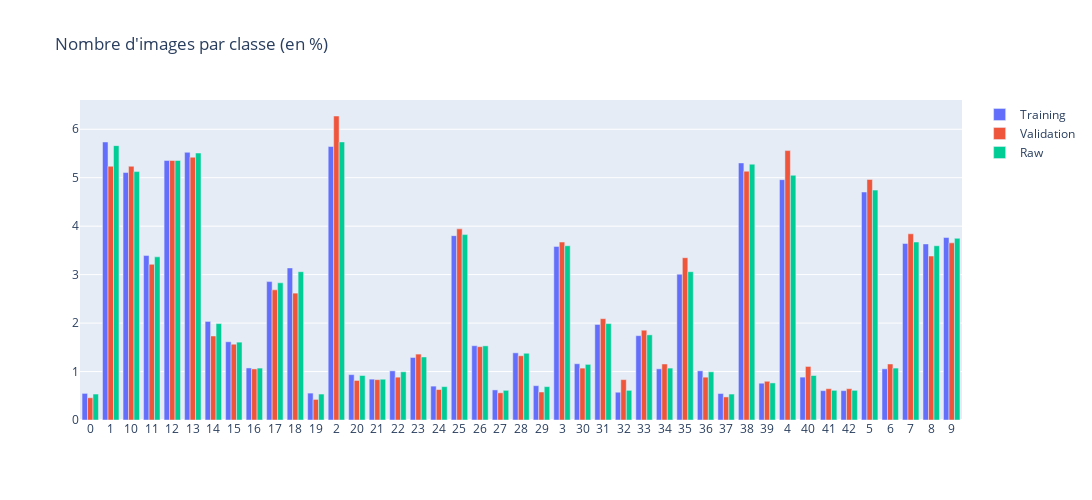

The notebook cell this image was saved under:
### Markdown cell above
Continuons avec la repartition dans le training et la validation.

### Code cell
train_count = {}
train_total = 0

valid_count = {}
valid_total = 0

for image, label in train_dataset :
    if raw_data.classes[label] in train_count :
        train_count[raw_data.classes[label]] += 1
    else :
        train_count[raw_data.classes[label]] = 1
    train_total += 1
for image, label in validation_dataset :
    if raw_data.classes[label] in valid_count :
        valid_count[raw_data.classes[label]] += 1
    else :
        valid_count[raw_data.classes[label]] = 1
    valid_total += 1

for key in train_count :
    train_count[key] = 100*(train_count[key] / train_total)
for key in valid_count :
    valid_count[key] = 100*(valid_count[key] / valid_total)

my_list_train = sorted(train_count.items())
my_list_valid = sorted(valid_count.items())
x_t, y_t = zip(*my_list_train)
x_v, y_v = zip(*my_list_valid)

import plotly.graph_objects as go
fig = go.Figure(
    data=[
        go.Bar(name='Training', x=x_t, y=y_t), 
        go.Bar(name='Validation', x=x_v, y=y_v),
        go.Bar(name='Raw', x=x_r, y=y_r)
    ],
    layout_title_text="Nombre d'images par classe (en %)",
    layout_width=1200,
    layout_height=500
)
fig.show()

### Figure 1 — Plotly figure (JSON) as saved in the notebook; plotly's stock layout.template omitted (floating-point values rounded to 4 significant figures)
{"data": [{"name": "Training", "type": "bar", "x": ["0", "1", "10", "11", "12", "13", "14", "15", "16", "17", "18", "19", "2", "20", "21", "22", "23", "24", "25", "26", "27", "28", "29", "3", "30", "31", "32", "33", "34", "35", "36", "37", "38", "39", "4", "40", "41", "42", "5", "6", "7", "8", "9"], "y": [0.5491, 5.737, 5.107, 3.394, 5.356, 5.524, 2.034, 1.614, 1.074, 2.857, 3.139, 0.5551, 5.644, 0.9362, 0.8432, 1.014, 1.29, 0.6991, 3.805, 1.533, 0.6211, 1.386, 0.7081, 3.583, 1.161, 1.971, 0.5731, 1.74, 1.056, 3.01, 1.014, 0.5461, 5.305, 0.7591, 4.96, 0.8852, 0.6061, 0.6061, 4.705, 1.056, 3.643, 3.634, 3.766]}, {"name": "Validation", "type": "bar", "x": ["0", "1", "10", "11", "12", "13", "14", "15", "16", "17", "18", "19", "2", "20", "21", "22", "23", "24", "25", "26", "27", "28", "29", "3", "30", "31", "32", "33", "34", "35", "36", "37", "38", "39", "4", "40", "41", "42", "5", "6", "7", "8", "9"], "y": [0.459, 5.236, 5.236, 3.213, 5.355, 5.423, 1.734, 1.564, 1.054, 2.686, 2.618, 0.425, 6.273, 0.816, 0.833, 0.8841, 1.36, 0.629, 3.944, 1.513, 0.561, 1.326, 0.578, 3.672, 1.071, 2.091, 0.833, 1.853, 1.156, 3.349, 0.8841, 0.476, 5.134, 0.799, 5.559, 1.105, 0.646, 0.646, 4.964, 1.156, 3.842, 3.383, 3.655]}, {"name": "Raw", "type": "bar", "x": ["0", "1", "10", "11", "12", "13", "14", "15", "16", "17", "18", "19", "2", "20", "21", "22", "23", "24", "25", "26", "27", "28", "29", "3", "30", "31", "32", "33", "34", "35", "36", "37", "38", "39", "4", "40", "41", "42", "5", "6", "7", "8", "9"], "y": [0.5356, 5.662, 5.126, 3.367, 5.356, 5.509, 1.989, 1.607, 1.071, 2.831, 3.061, 0.5356, 5.738, 0.9182, 0.8416, 0.9947, 1.301, 0.6886, 3.826, 1.53, 0.6121, 1.377, 0.6886, 3.596, 1.148, 1.989, 0.6121, 1.757, 1.071, 3.061, 0.9947, 0.5356, 5.279, 0.7651, 5.05, 0.9182, 0.6121, 0.6121, 4.744, 1.071, 3.673, 3.596, 3.749]}], "layout": {"height": 500, "title": {"text": "Nombre d'images par classe (en %)"}, "width": 1200}}
